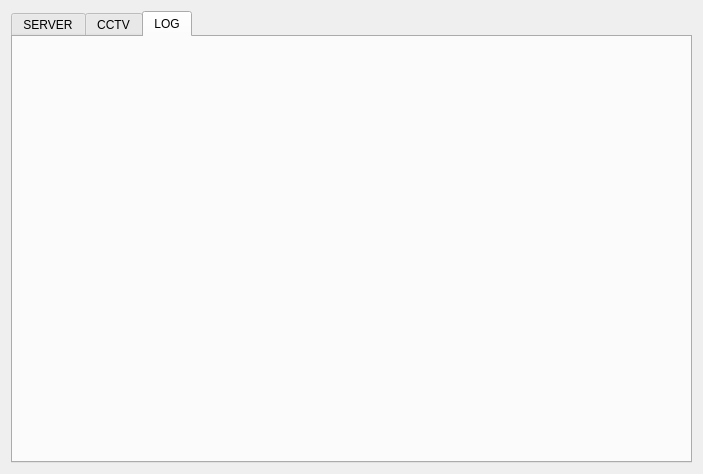
<?xml version="1.0" encoding="UTF-8"?>
<ui version="4.0">
 <class>MainWidget</class>
 <widget class="QWidget" name="MainWidget">
  <property name="geometry">
   <rect>
    <x>0</x>
    <y>0</y>
    <width>703</width>
    <height>474</height>
   </rect>
  </property>
  <property name="windowTitle">
   <string>MainWidget</string>
  </property>
  <layout class="QVBoxLayout" name="verticalLayout">
   <item>
    <widget class="QTabWidget" name="tabWidget">
     <property name="currentIndex">
      <number>2</number>
     </property>
     <widget class="QWidget" name="pTab1">
      <attribute name="title">
       <string>SERVER</string>
      </attribute>
     </widget>
     <widget class="QWidget" name="pTab2">
      <attribute name="title">
       <string>CCTV</string>
      </attribute>
     </widget>
     <widget class="QWidget" name="pTab3">
      <attribute name="title">
       <string>LOG</string>
      </attribute>
     </widget>
    </widget>
   </item>
  </layout>
 </widget>
 <resources/>
 <connections/>
</ui>
